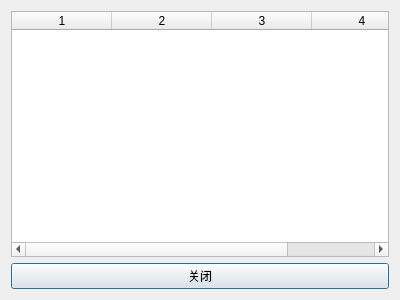
<?xml version="1.0" encoding="UTF-8"?>
<ui version="4.0">
 <class>MyAppointmentsDialog</class>
 <widget class="QDialog" name="MyAppointmentsDialog">
  <property name="geometry">
   <rect>
    <x>0</x>
    <y>0</y>
    <width>400</width>
    <height>300</height>
   </rect>
  </property>
  <property name="windowTitle">
   <string>Dialog</string>
  </property>
  <layout class="QVBoxLayout" name="verticalLayout">
   <item>
    <widget class="QTableWidget" name="appointmentsTableWidget">
     <property name="columnCount">
      <number>4</number>
     </property>
     <column/>
     <column/>
     <column/>
     <column/>
    </widget>
   </item>
   <item>
    <widget class="QPushButton" name="closeButton">
     <property name="text">
      <string>关闭</string>
     </property>
    </widget>
   </item>
  </layout>
 </widget>
 <resources/>
 <connections/>
</ui>
